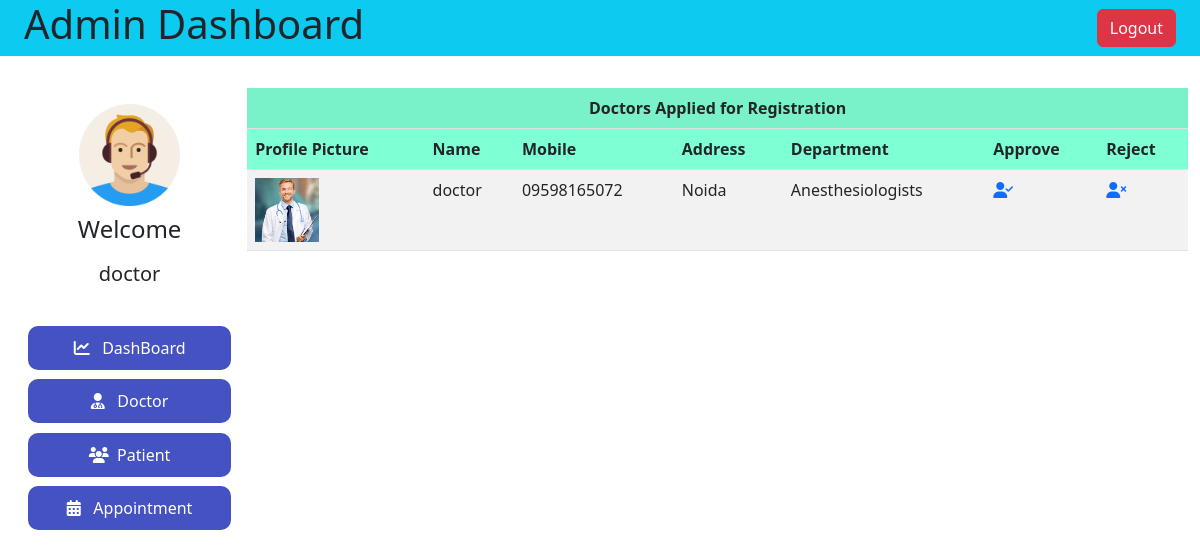
The page /admin-doctor-approve/ (signed in) on the database as committed earlier.
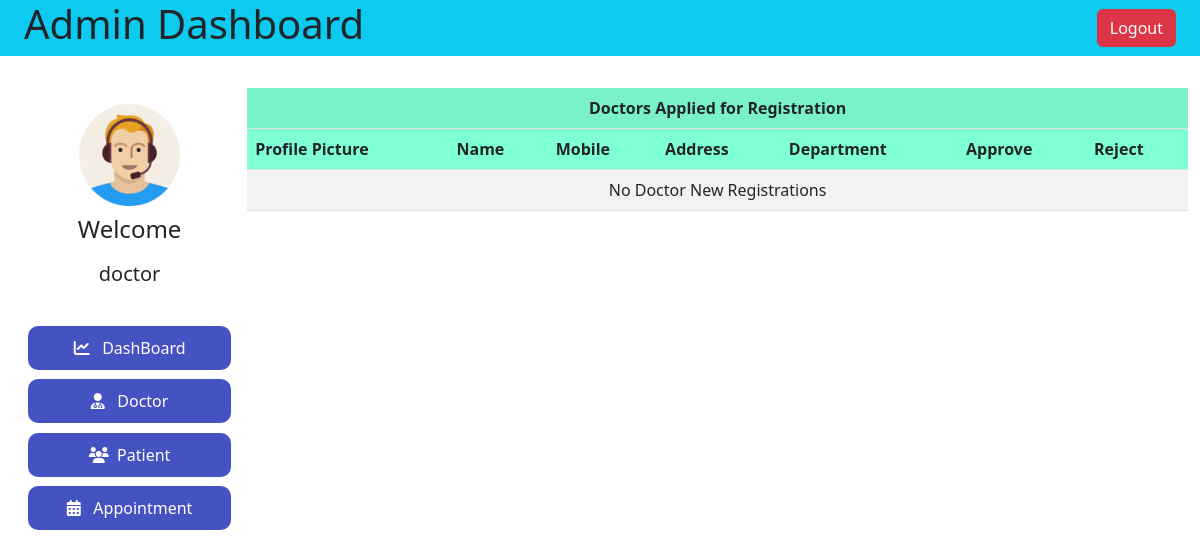
The same page on the database as committed later.
### hospital/models.py (models this page shows, shortened)
class Doctor(models.Model):
    user = models.OneToOneField(User, on_delete=models.CASCADE)
    profile_pic = models.ImageField(
        upload_to='profile_pic/DoctorProfilePic/', null=True, blank=True)
    address = models.CharField(max_length=40)
    mobile = models.CharField(max_length=20, null=True)
    department = models.CharField(
        max_length=50, choices=departments, default='Cardiologist')
    status = models.BooleanField(default=False)

### hospital/views.py (the view)
# urls.py: path('admin-doctor-approve/',ViewAdmindDoctorApprove,name='adminDoctorApprove'),
@login_required(login_url='adminlogin')
def ViewAdmindDoctorApprove(request):
    doctors = Doctor.objects.all().filter(status=False)
    return render(request,'hospital/adminApproveDoctor.html',locals())

### templates/hospital/adminApproveDoctor.html
{% extends 'hospital/adminDashboard.html' %}
{% block adminDashBoard %}
<table class="table table-striped table-hover">
    <tr>
        <th colspan="7" class="text-center text-dark">Doctors Applied for Registration</th>
    </tr>
    <tr class="bg-info" >
        <th >Profile Picture</th>
        <th>Name</th>
        <th>Mobile</th>
        <th>Address</th>
        <th>Department</th>
        <th>Approve</th>
        <th>Reject</th>
    </tr>
    {% for doctor in doctors %}
    <tr>
        <td><img id="doctorImg" src="{{doctor.profile_pic.url}}" alt=""></td>
        <td>{{doctor.user.username}}</td>
        <td>{{doctor.mobile}}</td>
        <td>{{doctor.address}}</td>
        <td>{{doctor.department}}</td>
        <td><a href="{% url 'DoctorApprove' doctor.id %}"><i class="fa-solid fa-user-check "></i></i></a></td>
        <td><a href="{% url 'DoctorReject' doctor.id %}"><i class="fa-solid fa-user-xmark"></i></a></td>
    </tr>
    {% empty %}
    <tr>
        <td colspan="7" class="text-center">No Doctor New Registrations </td>
    </tr>
    {% endfor %}
</table>
{% endblock adminDashBoard %}

Rows that differ between the two databases and show on the page:
no longer on this page (row edited): Doctor: profile_pic (picture), user.username "doctor", mobile "09598165072", address "Noida", department "Anesthesiologists"
Other text that changed with them:
text now shown: "No Doctor New Registrations"
